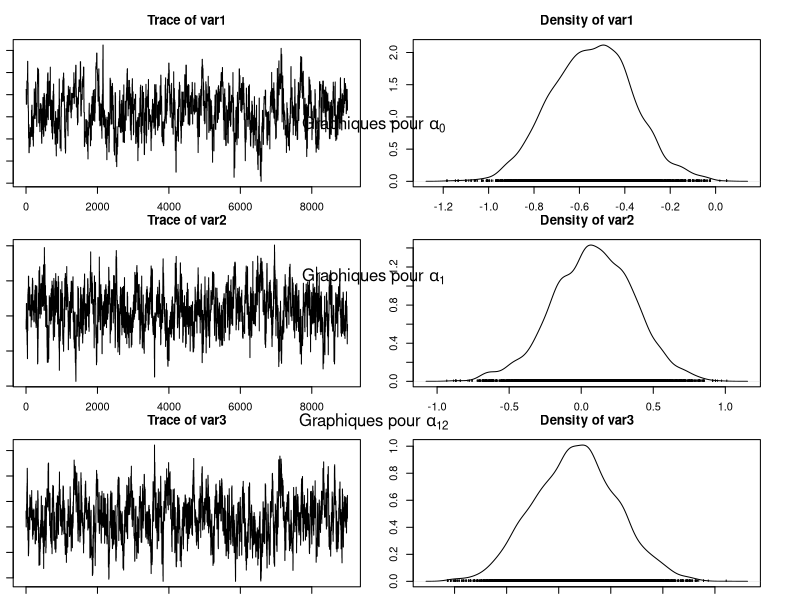
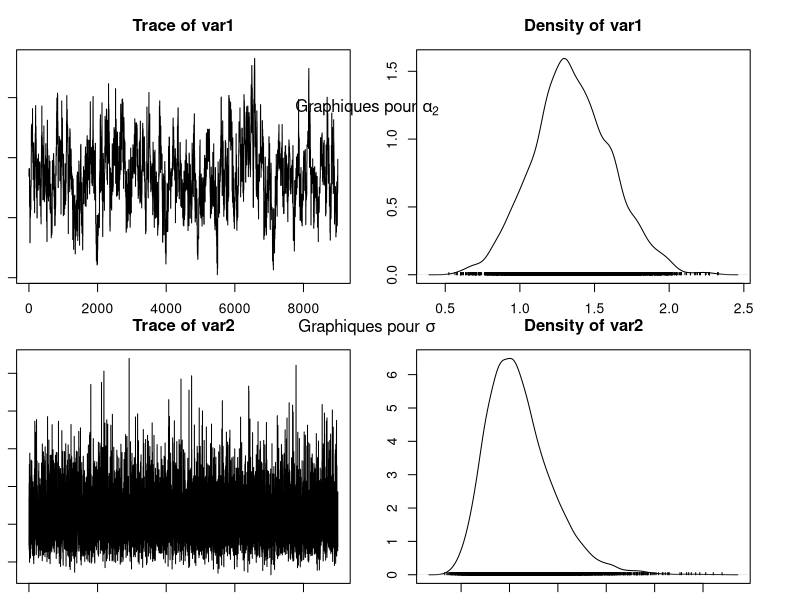
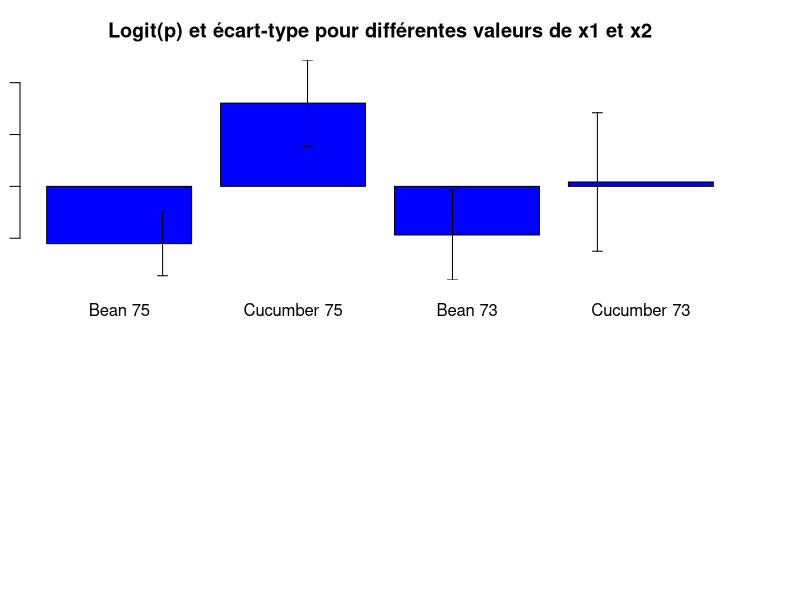

Here is the R script that generated these plots, in order:
## ---- chunk 1
# Notations changées par rapport au fichier seeds.data pour être en accord avec 
# la consigne donnée
"N" <- 21 
"r" <- c(10, 23, 23, 26, 17, 5, 53, 55, 32, 46, 10, 8, 10, 8, 23, 0, 3, 22, 15, 32, 3)
"n" <- c(39, 62, 81, 51, 39, 6, 74, 72, 51, 79, 13, 16, 30, 28, 45, 4, 12, 41, 30, 51, 7)
"x1" <- c(0, 0, 0, 0, 0, 0, 0, 0, 0, 0, 0, 1, 1, 1, 1, 1, 1, 1, 1, 1, 1)
"x2" <- c(0, 0, 0, 0, 0, 1, 1, 1, 1, 1, 1, 0, 0, 0, 0, 0, 1, 1, 1, 1, 1)

alpha0 <- 0
alpha1 <- 0
alpha2 <- 0
alpha12 <- 0
tau <- 10
b <- c(0, 0, 0, 0, 0, 0, 0, 0, 0, 0, 0, 0, 0, 0, 0, 0, 0, 0, 0, 0, 0)

seeds = function(nchain, N, r, n, x1, x2, alpha0, alpha1, alpha2, alpha12, tau, b, prop_sd){
  
  # Initialisation
  res = matrix(NA, nchain + 1, 5)
  res[1, ] = c(alpha0, alpha1, alpha12, alpha2, 1/sqrt(tau)) # le dernier terme vaut sigma

  p = plogis(alpha0 + alpha1 * x1 + alpha2 * x2 + alpha12 * x1 * x2 + b)
  
  res_b = matrix(NA, nchain + 1, N)
  res_b[1, ] = b
  
  acc_rates = rep(0, 4) # pour les 4 alpha
  
  for (i in 1:nchain){
    
    # Mise à jour de alpha0
    alpha0 = res[i, 1]
    prop = rnorm(1, alpha0, prop_sd[1]) # marche aléatoire simple
    prop_p = plogis(prop + alpha1 * x1 + alpha2 * x2 + alpha12 * x1 * x2 + b)
    
    top = - ((prop^2) / (2 * 1e6)) + sum(r * log(prop_p)) + sum((n-r) * log(1 - prop_p))
    bottom = - ((alpha0^2) / (2 * 1e6)) + sum(r * log(p)) + sum((n-r) * log(1 - p))
    acc_prob = exp(top - bottom) # Ratio des noyaux vaut 1 (symétrie du noyau)
    
    if (runif(1) < min(1, acc_prob)){
      alpha0 = prop
      p = prop_p
      acc_rates[1] = acc_rates[1] + 1
    }
    
    # Mise à jour de alpha1
    alpha1 = res[i, 2]
    prop = rnorm(1, alpha1, prop_sd[2]) # marche aléatoire simple
    prop_p = plogis(alpha0 + prop * x1 + alpha2 * x2 + alpha12 * x1 * x2 + b)
    
    top = - ((prop^2) / (2 * 1e6)) + sum(r * log(prop_p)) + sum((n-r) * log(1 - prop_p))
    bottom = - ((alpha1^2) / (2 * 1e6)) + sum(r * log(p)) + sum((n-r) * log(1 - p))
    acc_prob = exp(top - bottom) # Ratio des noyaux vaut 1 (symétrie du noyau)
    
    if (runif(1) < min(1, acc_prob)){
      alpha1 = prop
      p = prop_p
      acc_rates[2] = acc_rates[2] + 1
    }

    # Mise à jour de alpha12
    alpha12 = res[i, 3]
    prop = rnorm(1, alpha12, prop_sd[3]) # marche aléatoire simple
    prop_p = plogis(alpha0 + alpha1 * x1 + alpha2 * x2 + prop * x1 * x2 + b)
    
    top = - ((prop^2) / (2 * 1e6)) + sum(r * log(prop_p)) + sum((n-r) * log(1 - prop_p))
    bottom = - ((alpha12^2) / (2 * 1e6)) + sum(r * log(p)) + sum((n-r) * log(1 - p))
    acc_prob = exp(top - bottom) # Ratio des noyaux vaut 1 (symétrie du noyau)
    
    if (runif(1) < min(1, acc_prob)){
      alpha12 = prop
      p = prop_p
      acc_rates[3] = acc_rates[3] + 1
    }
    
    # Mise à jour de alpha2
    alpha2 = res[i, 4]
    prop = rnorm(1, alpha2, prop_sd[4]) # marche aléatoire simple
    prop_p = plogis(alpha0 + alpha1 * x1 + prop * x2 + alpha12 * x1 * x2 + b)
    
    top = - ((prop^2) / (2 * 1e6)) + sum(r * log(prop_p)) + sum((n-r) * log(1 - prop_p))
    bottom = - ((alpha2^2) / (2 * 1e6)) + sum(r * log(p)) + sum((n-r) * log(1 - p))
    acc_prob = exp(top - bottom) # Ratio des noyaux vaut 1 (symétrie du noyau)
    
    if (runif(1) < min(1, acc_prob)){
      alpha2 = prop
      p = prop_p
      acc_rates[4] = acc_rates[4] + 1
    }
    
    # Mise à jour de tau
    tau = rgamma(1, shape = 10e-3 + N / 2, scale = 1e-3 + 0.5 * sum(b^2))

    # Mise à jour de b
    for (j in 1:N){
      prop = rnorm(1, b[j], prop_sd[5])
      prop_p_j = plogis(alpha0 + alpha1 * x1[j] + alpha2 * x2[j] + alpha12 * x1[j] * x2[j] + prop)
      
      top = - (prop^2 * tau / 2) + r[j] * log(prop_p_j) + (n[j] - r[j]) * log(1 - prop_p_j)
      bottom = - (b[j]^2 * tau / 2) + r[j] * log(p[j]) + (n[j] - r[j]) * log(1 - p[j])
      acc_prob = exp(top - bottom)
      
      if (runif(1) < min(1, acc_prob)){
        b[j] = prop
        p[j] = prop_p_j
      }
    }
    
    # Mise à jour de la chaine de Markov et de b
    res[i+1, ] = c(alpha0, alpha1, alpha12, alpha2, 1/sqrt(tau))
    res_b[i+1, ] = b
  }
  
  my_list <- list("chain" = res, "b_chain" = res_b, "acc_rates" = acc_rates)
  return(my_list)
}

resultat = seeds(1e4, N, r, n, x1, x2, alpha0, alpha1, alpha2, alpha12, tau, b, prop_sd = c(0.3, 0.3, 0.3, 0.3, 0.3)) # prop_sd choisi pour avoir une allure de chaîne cohérente

resultat_chain = resultat$chain[1001:nrow(resultat$chain), ] # on enlève les 1000 premiers (burnin)

moychain = colMeans(resultat_chain) # moyenne
sdchain = apply(resultat_chain, 2, sd) # écart type

library(coda)
par(ask = FALSE, mfrow = c(3, 1), mar = c(1, 1, 3, 3)) # Configure la disposition des graphiques 

# Tracer les 3 premiers graphiques des chaînes de Markov
plot(mcmc(resultat_chain[,1:3]))

mtext(expression("Graphiques pour " * alpha[0]), side = 3, line = 23)
mtext(expression("Graphiques pour " * alpha[1]), side = 3, line = 11.5)
mtext(expression("Graphiques pour " * alpha[12]), side = 3, line = 0.5)

par(mfrow = c(2, 1)) # Configure la disposition des graphiques 

# Tracer les 2 derniers graphiques des chaînes de Markov
plot(mcmc(resultat_chain)[,4:5])

mtext(expression("Graphiques pour " * alpha[2]), side = 3, line = 12)
mtext(expression("Graphiques pour " * sigma), side = 3, line = 1)
## ---- chunk 2
# Données
noms <- c('Bean 75', 'Cucumber 75', 'Bean 73', 'Cucumber 73')
logit_p <- c(-0.5517254, 0.8027722, -0.4682697, 0.04229868)
ecart_type <- c(0.309775, 0.4157986, 0.4345104, 0.6678286)

# Création du graphique
barplot_height <- logit_p
barplot_errors <- ecart_type

# Création du graphique à barres avec barres d'erreur
barplot(barplot_height, names.arg=noms, ylim=c(min(logit_p - barplot_errors), max(logit_p + barplot_errors)),
        main='Logit(p) et écart-type pour différentes valeurs de x1 et x2',
        xlab='Nom', ylab='Logit(p)', col='blue', beside=TRUE)
arrows(x0=1:4, y0=logit_p - barplot_errors, y1=logit_p + barplot_errors, angle=90, code=3, length=0.05)

